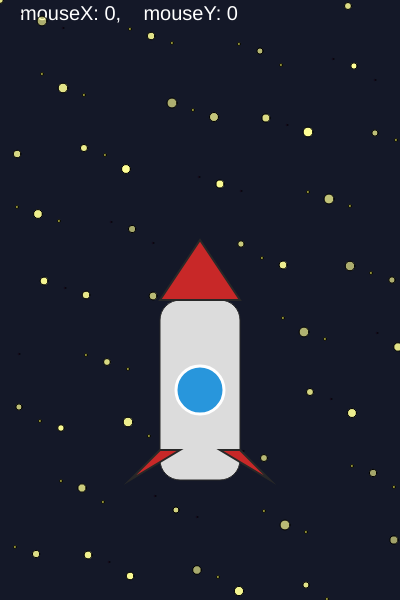
Frame 1 (no input)
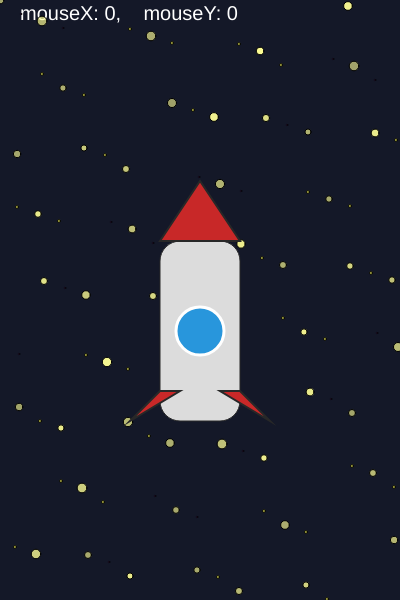
Frame 60 (no input)
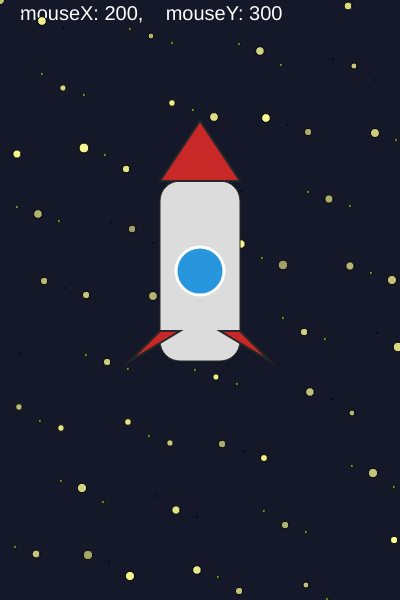
Frame 120 (the mouse pressed at the canvas centre since frame 60)

The p5.js sketch that drew these frames (run headless with seeded random() and noise() and a simulated clock; from frame 60 on, the mouse is pressed at the canvas centre):

// p5.js sketch
// ── sketch.js
let xMax = 400;
let yMax = 600;

let xRocket = xMax/2;
let yRocket = yMax*0.6;

function setup() {
  createCanvas(xMax, yMax);
}

function drawSingleStar(i, starX, starY, random_transparecy, random_size) {
  if(i % 2 == 0){ //--> tutti i numeri pari divisi x 2 danno come resto 0
      // stella tipo a
      fill(255,255,150,random_transparecy);
      ellipse(starX,starY,random_size);
      //le stelle b quando i è divisibile x 3
    } else if(i % 3 == 0) { //alla seconda iterazione i == 2
      //stella tipo b
      fill(200,100,255);
      ellipse(starX,starY,1.5);
    } else{
      //stella tipo c
      fill(255,255,100);
      ellipse(starX,starY,2.8);
    }
}

function drawStars(num_stars = 120) {
  for(let i=0; i < num_stars; i++){
    let starX = (i*37) % width + (i%3) * 5;
    let starY = (i*73) % height + (i%7);

    let random_transparecy = random (150,255);
    let random_size = random (6,10);

    drawSingleStar(i, starX, starY, random_transparecy, random_size)
  }

}

function drawRocket(xRocket, yRocket) {
  push();
  fill(220);
  stroke(40);

  rectMode(CENTER); // il rettangolo parte dal centro
  rect(xRocket,yRocket+30,80,180,20);
  //
  //pop();
  
  //triangle
  fill(200,40,40);
  strokeWeight(2);
  triangle(xRocket-40,yRocket-60,xRocket+40,yRocket-60,xRocket,yRocket-120);

  //circle
  fill(40,150,220);
  stroke(255);
  strokeWeight(3);
  ellipse(xRocket,yRocket+30,48,48);

  //triangolini
  fill(200,40,40);
  stroke(40);
  strokeWeight(2)
  triangle(xRocket-40,yRocket+90,xRocket-20,yRocket+90,xRocket-70,yRocket+120);

  triangle(xRocket+40,yRocket+90,xRocket+20,yRocket+90,xRocket+70,yRocket+120);
  pop();
}


function moveRocket(yRocket, step=1){
  yRocket = yRocket - step;
  let soglia = -(yMax * 0.6);
  if (yRocket < soglia) {
    yRocket = yMax;
  }
  return yRocket;
}



function draw() {
  background(20,24,40);
  // mostrare un testo bianco
  // che dice le coordinate al mouse
  //sul foglio da disegno
  fill(255); //bianco
  textSize(20);
  text("mouseX: " + mouseX +  ",    mouseY: " + mouseY,20,20);  //stringa, x, y


drawStars(100);


drawRocket(xRocket, yRocket);

yRocket = moveRocket(yRocket, step=1);

}
